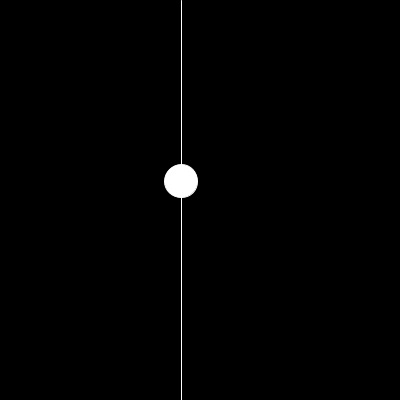
Frame 1 (no input)
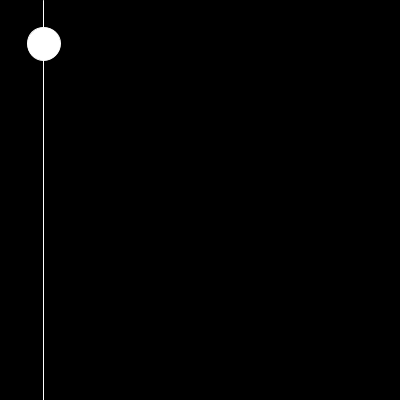
Frame 60 (the mouse pressed at the canvas centre just before this capture)
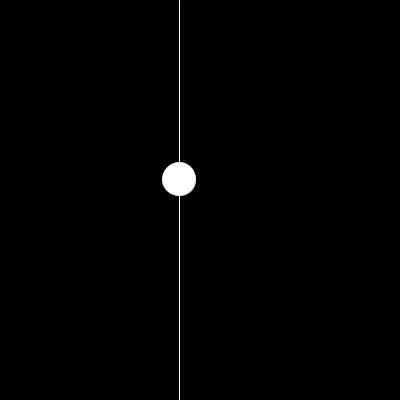
Frame 120 (the mouse held since frame 60 and released just before this capture)

The Processing sketch that drew these frames (run headless with seeded random() and noise(); from frame 60 on, the mouse is pressed at the canvas centre):

// Processing sketch: hkklotz_sketch7
// ── hkklotz_sketch7.pde
void setup(){
  size(400,400);
}
void draw(){
  background(0);
  stroke(255);
  float xcord=random(280);
  line(xcord,0,xcord,400);
  ellipse(xcord,xcord,33,33);
}
